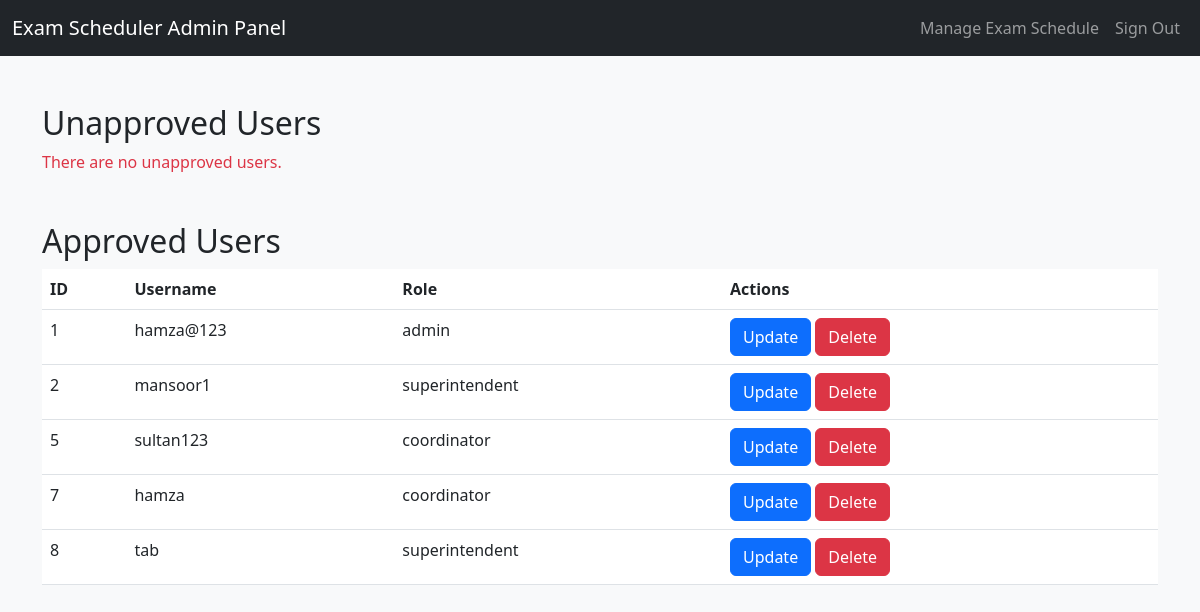
/admin/index.php (signed in), run on the app's committed database.
### tables this page shows
CREATE TABLE `users` (
  `id` int(11) NOT NULL,
  `username` varchar(50) NOT NULL,
  `password` varchar(255) NOT NULL,
  `role` enum('admin','coordinator','superintendent') NOT NULL,
  `approved` int(11) DEFAULT 0
);

### admin/index.php (the view, shortened to what this page needs)
<?php
require '../config/database.php';
$unapproved_query = "SELECT id, username, role FROM users WHERE approved = 0";
$unapproved_result = $mysqli->query($unapproved_query);
$approved_query = "SELECT id, username, role FROM users WHERE approved = 1";
$approved_result = $mysqli->query($approved_query);
?>
<!DOCTYPE html>
<html lang="en">
<head>
    <link rel="stylesheet" href="https://cdn.jsdelivr.net/npm/bootstrap@5.3.0-alpha3/dist/css/bootstrap.min.css">
</head>
<body class="bg-light">
    <?php
        include('../admin/layout/header.php');
    ?>
    <div class="container mt-5">
        <h2>Unapproved Users</h2>
        <?php if ($unapproved_result->num_rows > 0): ?>
            <table class="table">
                <thead>
                    <tr>
                        <th>ID</th>
                        <th>Username</th>
                        <th>Role</th>
                        <th>Action</th>
                    </tr>
                </thead>
                <tbody>
                    <?php while ($user = $unapproved_result->fetch_assoc()): ?>
                        <tr>
                            <td><?= $user['id'] ?></td>
                            <td><?= $user['username'] ?></td>
                            <td><?= $user['role'] ?></td>
                            <td>
                                <a href="../admin/approved_user.php?id=<?= $user['id'] ?>" class="btn btn-success">Approve</a>
                            </td>
                        </tr>
                    <?php endwhile; ?>
                </tbody>
            </table>
        <?php else: ?>
            <p class="text-danger">There are no unapproved users.</p>
        <?php endif; ?>
        <h2 class="mt-5">Approved Users</h2>
        <?php if ($approved_result->num_rows > 0): ?>
            <table class="table">
                <thead>
                    <tr>
                        <th>ID</th>
                        <th>Username</th>
                        <th>Role</th>
                        <th>Actions</th>
                    </tr>
                </thead>
                <tbody>
                    <?php while ($user = $approved_result->fetch_assoc()): ?>
                        <tr>
                            <td><?= $user['id'] ?></td>
                            <td><?= $user['username'] ?></td>
                            <td><?= $user['role'] ?></td>
                            <td>
                                <a href="update_user.php?id=<?= $user['id'] ?>" class="btn btn-primary">Update</a>
                                <a href="delete_user.php?id=<?= $user['id'] ?>" class="btn btn-danger" onclick="return confirm('Are you sure you want to delete this user?')">Delete</a>
                            </td>
                        </tr>
                    <?php endwhile; ?>
                </tbody>
            </table>
        <?php else: ?>
            <p class="text-danger">There are no approved users.</p>
        <?php endif; ?>
    </div>
</body>
</html>

### data on the page
users: id "1", username "hamza@123", role "admin"
users: id "2", username "mansoor1", role "superintendent"
users: id "5", username "sultan123", role "coordinator"
users: id "7", username "hamza", role "coordinator"
users: id "8", username "tab", role "superintendent"
